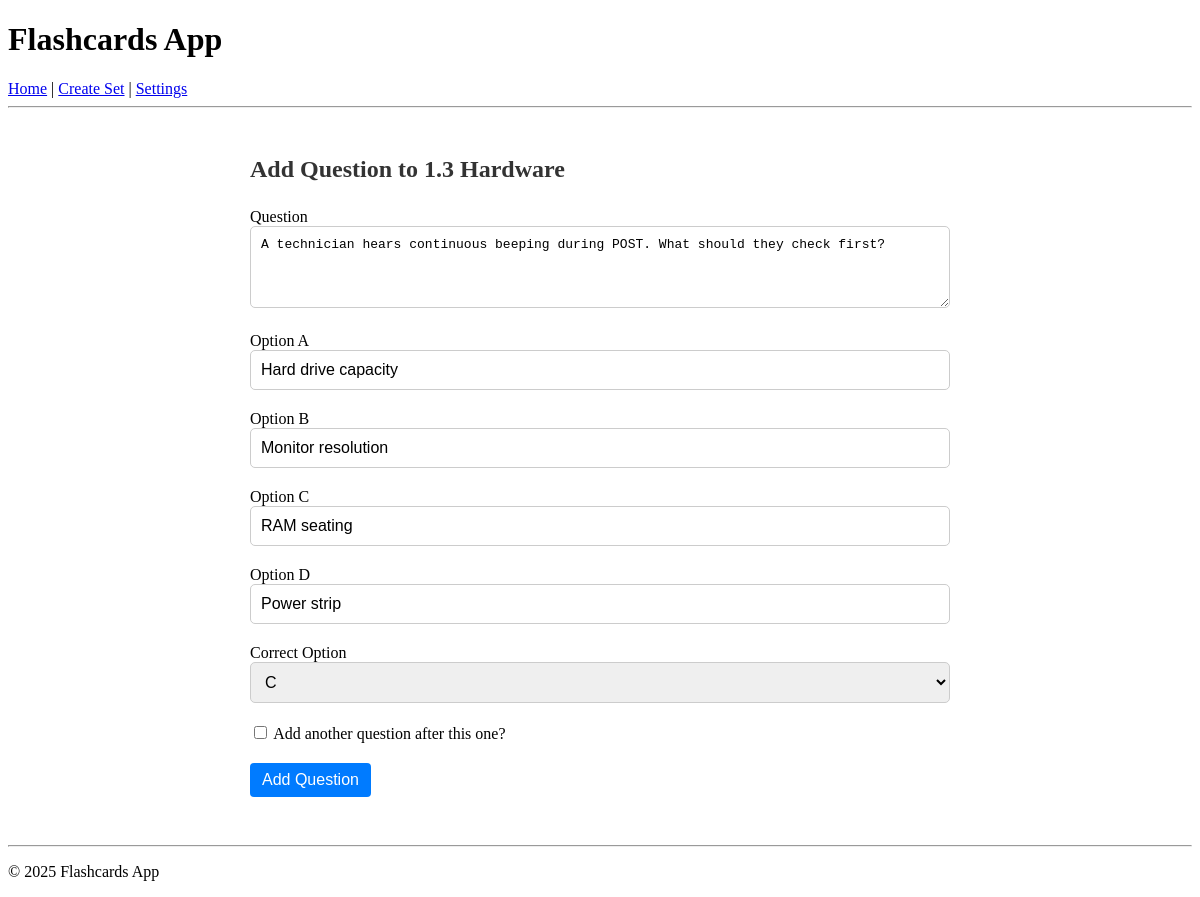
Screenshot of /question/4/edit with the database file from the repository.
### models.py (models this page shows, shortened)
class FlashcardSet(db.Model):
    id = db.Column(db.Integer, primary_key=True)
    title = db.Column(db.String(100), nullable=False)
    questions = db.relationship('Question', backref='set', cascade="all, delete-orphan")

class Question(db.Model):
    id = db.Column(db.Integer, primary_key=True)
    set_id = db.Column(db.Integer, db.ForeignKey('flashcard_set.id'), nullable=False)
    question_text = db.Column(db.String(200), nullable=False)
    option_a = db.Column(db.String(100), nullable=False)
    option_b = db.Column(db.String(100), nullable=False)
    option_c = db.Column(db.String(100), nullable=False)
    option_d = db.Column(db.String(100), nullable=False)
    correct_option = db.Column(db.String(1), nullable=False)  # 'A', 'B', 'C', 'D'

### app.py (the view, shortened to what this page needs)
@app.route('/question/<int:question_id>/edit', methods=['GET', 'POST'])
def edit_question(question_id):
    question = Question.query.get_or_404(question_id)
    form = QuestionForm(obj=question)
    return render_template(
        'add_question.html',
        form=form,
        set=question.set,
        edit=True
    )

### forms.py
class QuestionForm(FlaskForm):
    question_text = TextAreaField('Question', validators=[DataRequired()])
    option_a = StringField('Option A', validators=[DataRequired()])
    option_b = StringField('Option B', validators=[DataRequired()])
    option_c = StringField('Option C', validators=[DataRequired()])
    option_d = StringField('Option D', validators=[DataRequired()])
    correct_option = SelectField('Correct Option', choices=[('A','A'),('B','B'),('C','C'),('D','D')], validators=[DataRequired()])
    continue_adding = BooleanField('Add another question after this one?')
    submit = SubmitField('Add Question')

### templates/add_question.html (shortened to what this page needs)
{% extends 'base.html' %}
{% block content %}
<h2>Add Question to {{ set.title }}</h2>
<form method="POST" class="question-form">
    <div class="form-group">
        {{ form.question_text.label }}
        {{ form.question_text(rows=4, class="form-control", id="question_text") }}
    </div>
    <div class="form-group">
        {{ form.option_a.label }}
        {{ form.option_a(class="form-control") }}
    </div>
    <div class="form-group">
        {{ form.option_b.label }}
        {{ form.option_b(class="form-control") }}
    </div>
    <div class="form-group">
        {{ form.option_c.label }}
        {{ form.option_c(class="form-control") }}
    </div>
    <div class="form-group">
        {{ form.option_d.label }}
        {{ form.option_d(class="form-control") }}
    </div>
    <div class="form-group">
        {{ form.correct_option.label }}
        {{ form.correct_option(class="form-control") }}
    </div>
    <div class="form-group">
        {{ form.continue_adding() }}
        {{ form.continue_adding.label }}
    </div>
    <div class="form-group">
        {{ form.submit(class="btn btn-primary") }}
    </div>
</form>
{% endblock %}

### static/style.css (style rules this page uses)
h2, h3 { margin-bottom: 25px; color: #333; }
.form-group { margin-bottom: 20px; }
input[type="text"], textarea, select { width: 100%; padding: 10px; font-size: 1em; box-sizing: border-box; border: 1px solid #ccc; border-radius: 5px; }
textarea { resize: vertical; }
button, input[type="submit"], .btn { padding: 8px 12px; font-size: 1em; cursor: pointer; border-radius: 4px; border: none; }
.btn-primary { background-color: #007bff; color: white; }

### rows the page displays
FlashcardSet: title "1.3 Hardware"
Question: question_text "A technician hears continuous beeping during POST. What should they check first?", option_a "Hard drive capacity", option_b "Monitor resolution", option_c "RAM seating", option_d "Power strip", correct_option "C"
